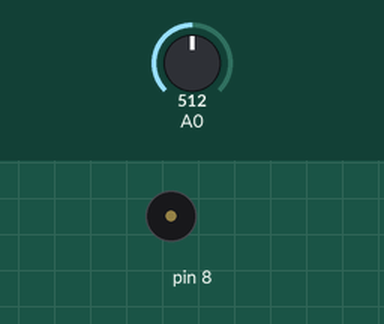
Recording of a sketch running on a simulated Arduino Uno, built with avr-gcc and run on an emulated ATmega328P. Parts: buzzer (waves = sounding). The inputs (shaded band) are chosen by the test bench; at power-on: A0 = 512.

Above: at 22.5 s.
At 46.5 s:
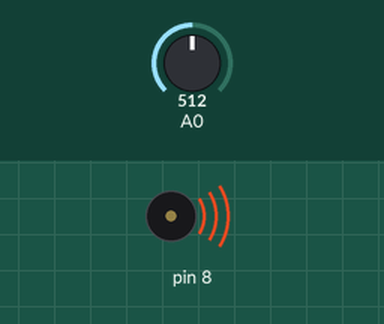
Timing chart, 0 to 62.5 s (numbered marks = the images above):
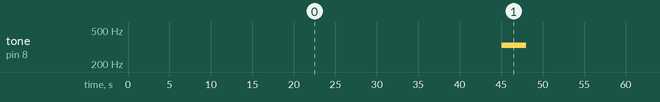

Measured:
- by itself, tone on pin 8: alternates 330 Hz for 3.0 s and silent for 45.1 s

The sketch:

my_rest_clock.ino
```cpp
const int note = 330;           // Note frequency
const int note_time = 3000;     // three seconds
const int threshold = 500;      // Analog read threshold
const int debounce_delay = 50;  // Debounce delay

unsigned long rest_time = 45000;    // 45 seconds

void setup() {
  Serial.begin(9600);
  pinMode(8, OUTPUT);
}

void loop() {
  int keyVal = analogRead(A0);

  if (keyVal > threshold) {
    delay(debounce_delay);      // Debounce delay
    delay(rest_time);           // Wait for rest time
    tone(8, note);              // Send note to piezo
    delay(note_time);           // Hold note for note_time duration
    noTone(8);                  // Stop note
  } else {
    noTone(8);
  }
}
```
